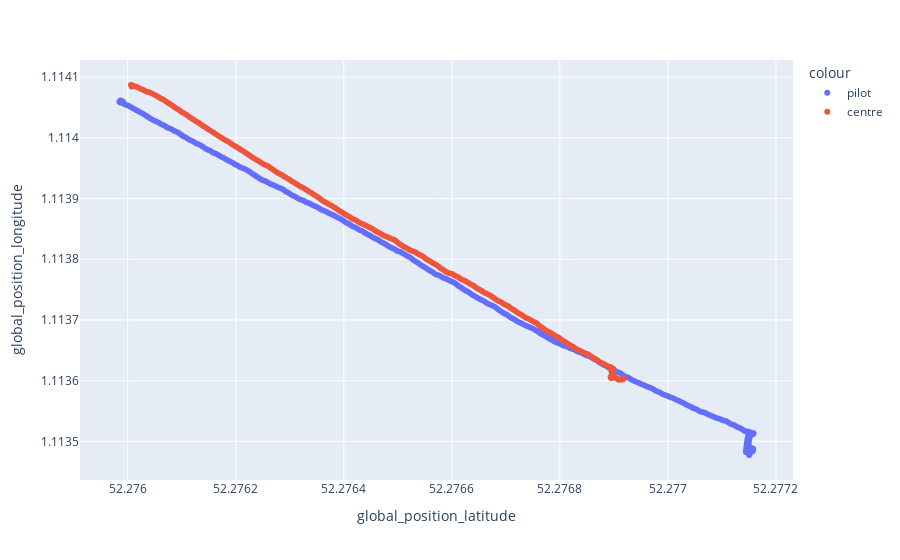

The notebook cell this image was saved under:
### Markdown cell above
A plot of the lat and long data shows that there was some drift (long straight lines). This is likely due to GPS drift. check values of the parameters EK2_GPS_CHECK and EK2_CHECK_SCALE.

### Code cell
import plotly.express as px
import pandas as pd

centre.data["colour"] = "centre"
pilot.data["colour"] = "pilot"

px.scatter(
    pd.concat([pilot.data, centre.data]), 
    x ="global_position_latitude", 
    y="global_position_longitude", 
    color = "colour",

)

### Figure 1 — Plotly figure (JSON) as saved in the notebook; plotly's stock layout.template omitted (floating-point values rounded to 4 significant figures; data arrays with more than 128 entries replaced by an {"elided": "..."} marker saying what was removed)
{"data": [{"hovertemplate": "colour=pilot<br>global_position_latitude=%{x}<br>global_position_longitude=%{y}<extra></extra>", "legendgroup": "pilot", "marker": {"color": "#636efa", "symbol": "circle"}, "mode": "markers", "name": "pilot", "showlegend": true, "type": "scattergl", "x": {"elided": "809 float values"}, "xaxis": "x", "y": {"elided": "809 float values"}, "yaxis": "y"}, {"hovertemplate": "colour=centre<br>global_position_latitude=%{x}<br>global_position_longitude=%{y}<extra></extra>", "legendgroup": "centre", "marker": {"color": "#EF553B", "symbol": "circle"}, "mode": "markers", "name": "centre", "showlegend": true, "type": "scattergl", "x": {"elided": "588 float values"}, "xaxis": "x", "y": {"elided": "588 float values"}, "yaxis": "y"}], "layout": {"legend": {"title": {"text": "colour"}, "tracegroupgap": 0}, "margin": {"t": 60}, "xaxis": {"anchor": "y", "domain": [0, 1], "title": {"text": "global_position_latitude"}}, "yaxis": {"anchor": "x", "domain": [0, 1], "title": {"text": "global_position_longitude"}}}}
